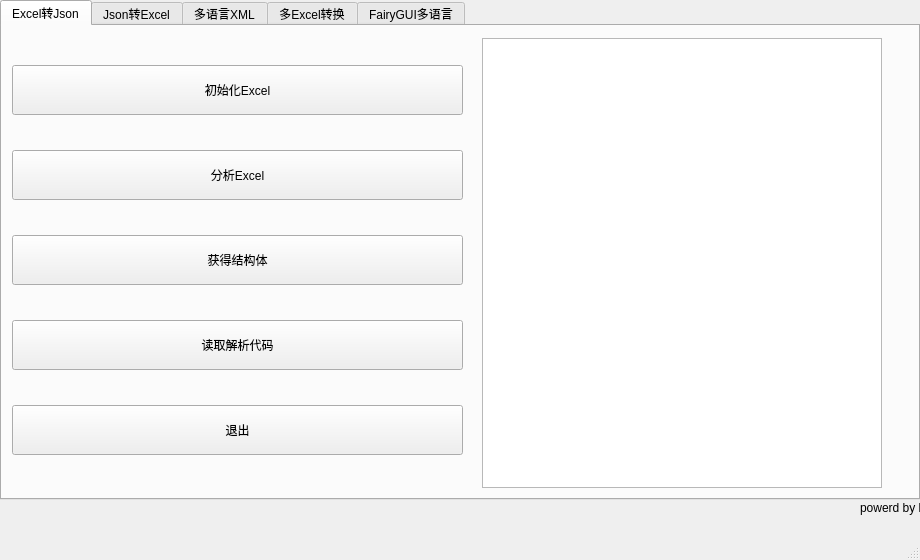
<?xml version="1.0" encoding="UTF-8"?>
<ui version="4.0">
 <class>MainWindow</class>
 <widget class="QMainWindow" name="MainWindow">
  <property name="geometry">
   <rect>
    <x>0</x>
    <y>0</y>
    <width>920</width>
    <height>560</height>
   </rect>
  </property>
  <property name="minimumSize">
   <size>
    <width>920</width>
    <height>560</height>
   </size>
  </property>
  <property name="maximumSize">
   <size>
    <width>920</width>
    <height>560</height>
   </size>
  </property>
  <property name="windowTitle">
   <string>DbtTool</string>
  </property>
  <widget class="QWidget" name="centralwidget">
   <widget class="QTabWidget" name="tabWidget">
    <property name="geometry">
     <rect>
      <x>0</x>
      <y>0</y>
      <width>920</width>
      <height>500</height>
     </rect>
    </property>
    <property name="minimumSize">
     <size>
      <width>920</width>
      <height>500</height>
     </size>
    </property>
    <property name="maximumSize">
     <size>
      <width>920</width>
      <height>500</height>
     </size>
    </property>
    <property name="currentIndex">
     <number>0</number>
    </property>
    <widget class="QWidget" name="tab_1">
     <attribute name="title">
      <string>Excel转Json</string>
     </attribute>
     <widget class="QTextBrowser" name="page1_text">
      <property name="geometry">
       <rect>
        <x>480</x>
        <y>12</y>
        <width>400</width>
        <height>450</height>
       </rect>
      </property>
     </widget>
     <widget class="QWidget" name="verticalLayoutWidget">
      <property name="geometry">
       <rect>
        <x>10</x>
        <y>10</y>
        <width>451</width>
        <height>451</height>
       </rect>
      </property>
      <layout class="QVBoxLayout" name="verticalLayout">
       <item>
        <widget class="QPushButton" name="page1_Init">
         <property name="minimumSize">
          <size>
           <width>0</width>
           <height>50</height>
          </size>
         </property>
         <property name="text">
          <string>初始化Excel</string>
         </property>
        </widget>
       </item>
       <item>
        <widget class="QPushButton" name="page1_Analysis">
         <property name="minimumSize">
          <size>
           <width>0</width>
           <height>50</height>
          </size>
         </property>
         <property name="text">
          <string>分析Excel</string>
         </property>
        </widget>
       </item>
       <item>
        <widget class="QPushButton" name="page1_Struct">
         <property name="minimumSize">
          <size>
           <width>0</width>
           <height>50</height>
          </size>
         </property>
         <property name="text">
          <string>获得结构体</string>
         </property>
        </widget>
       </item>
       <item>
        <widget class="QPushButton" name="page1_Rapdjson">
         <property name="minimumSize">
          <size>
           <width>0</width>
           <height>50</height>
          </size>
         </property>
         <property name="text">
          <string>读取解析代码</string>
         </property>
        </widget>
       </item>
       <item>
        <widget class="QPushButton" name="page1_Exit">
         <property name="minimumSize">
          <size>
           <width>0</width>
           <height>50</height>
          </size>
         </property>
         <property name="text">
          <string>退出</string>
         </property>
        </widget>
       </item>
      </layout>
     </widget>
    </widget>
    <widget class="QWidget" name="tab_2">
     <attribute name="title">
      <string>Json转Excel</string>
     </attribute>
     <widget class="QTextBrowser" name="page2_text">
      <property name="geometry">
       <rect>
        <x>480</x>
        <y>12</y>
        <width>400</width>
        <height>450</height>
       </rect>
      </property>
      <property name="html">
       <string>&lt;!DOCTYPE HTML PUBLIC &quot;-//W3C//DTD HTML 4.0//EN&quot; &quot;http://www.w3.org/TR/REC-html40/strict.dtd&quot;&gt;
&lt;html&gt;&lt;head&gt;&lt;meta name=&quot;qrichtext&quot; content=&quot;1&quot; /&gt;&lt;style type=&quot;text/css&quot;&gt;
p, li { white-space: pre-wrap; }
&lt;/style&gt;&lt;/head&gt;&lt;body style=&quot; font-family:'SimSun'; font-size:9pt; font-weight:400; font-style:normal;&quot;&gt;
&lt;p style=&quot; margin-top:0px; margin-bottom:0px; margin-left:0px; margin-right:0px; -qt-block-indent:0; text-indent:0px;&quot;&gt;[&lt;/p&gt;
&lt;p style=&quot; margin-top:0px; margin-bottom:0px; margin-left:0px; margin-right:0px; -qt-block-indent:0; text-indent:0px;&quot;&gt;     {&lt;/p&gt;
&lt;p style=&quot; margin-top:0px; margin-bottom:0px; margin-left:0px; margin-right:0px; -qt-block-indent:0; text-indent:0px;&quot;&gt;         &amp;quot;a&amp;quot; : 1,&lt;/p&gt;
&lt;p style=&quot; margin-top:0px; margin-bottom:0px; margin-left:0px; margin-right:0px; -qt-block-indent:0; text-indent:0px;&quot;&gt;         &amp;quot;b&amp;quot; : &amp;quot;123&amp;quot;&lt;/p&gt;
&lt;p style=&quot; margin-top:0px; margin-bottom:0px; margin-left:0px; margin-right:0px; -qt-block-indent:0; text-indent:0px;&quot;&gt;     },&lt;/p&gt;
&lt;p style=&quot; margin-top:0px; margin-bottom:0px; margin-left:0px; margin-right:0px; -qt-block-indent:0; text-indent:0px;&quot;&gt;     {&lt;/p&gt;
&lt;p style=&quot; margin-top:0px; margin-bottom:0px; margin-left:0px; margin-right:0px; -qt-block-indent:0; text-indent:0px;&quot;&gt;         &amp;quot;c&amp;quot; : 2,&lt;/p&gt;
&lt;p style=&quot; margin-top:0px; margin-bottom:0px; margin-left:0px; margin-right:0px; -qt-block-indent:0; text-indent:0px;&quot;&gt;         &amp;quot;d&amp;quot; : &amp;quot;356&amp;quot;&lt;/p&gt;
&lt;p style=&quot; margin-top:0px; margin-bottom:0px; margin-left:0px; margin-right:0px; -qt-block-indent:0; text-indent:0px;&quot;&gt;     } &lt;/p&gt;
&lt;p style=&quot; margin-top:0px; margin-bottom:0px; margin-left:0px; margin-right:0px; -qt-block-indent:0; text-indent:0px;&quot;&gt;]&lt;/p&gt;&lt;/body&gt;&lt;/html&gt;</string>
      </property>
      <property name="placeholderText">
       <string/>
      </property>
     </widget>
     <widget class="QWidget" name="verticalLayoutWidget_2">
      <property name="geometry">
       <rect>
        <x>10</x>
        <y>10</y>
        <width>451</width>
        <height>451</height>
       </rect>
      </property>
      <layout class="QVBoxLayout" name="verticalLayout_2">
       <item>
        <widget class="QPushButton" name="page2_GetExcel">
         <property name="minimumSize">
          <size>
           <width>0</width>
           <height>50</height>
          </size>
         </property>
         <property name="text">
          <string>生成Excel</string>
         </property>
        </widget>
       </item>
       <item>
        <widget class="QPushButton" name="page2_Exit">
         <property name="minimumSize">
          <size>
           <width>0</width>
           <height>50</height>
          </size>
         </property>
         <property name="text">
          <string>退出</string>
         </property>
        </widget>
       </item>
      </layout>
     </widget>
    </widget>
    <widget class="QWidget" name="tab_3">
     <attribute name="title">
      <string>多语言XML</string>
     </attribute>
     <widget class="QWidget" name="verticalLayoutWidget_5">
      <property name="geometry">
       <rect>
        <x>270</x>
        <y>30</y>
        <width>321</width>
        <height>401</height>
       </rect>
      </property>
      <layout class="QVBoxLayout" name="verticalLayout_5">
       <item>
        <widget class="QLineEdit" name="page3_XMLPath">
         <property name="minimumSize">
          <size>
           <width>0</width>
           <height>50</height>
          </size>
         </property>
         <property name="maximumSize">
          <size>
           <width>16777215</width>
           <height>50</height>
          </size>
         </property>
         <property name="placeholderText">
          <string>单语言XML输入路径</string>
         </property>
        </widget>
       </item>
       <item>
        <widget class="QLineEdit" name="page3_ExcelPath">
         <property name="minimumSize">
          <size>
           <width>0</width>
           <height>50</height>
          </size>
         </property>
         <property name="maximumSize">
          <size>
           <width>16777215</width>
           <height>50</height>
          </size>
         </property>
         <property name="placeholderText">
          <string>多语言Excel输入路径</string>
         </property>
        </widget>
       </item>
       <item>
        <widget class="QLineEdit" name="page3_XMLCreatePath">
         <property name="minimumSize">
          <size>
           <width>0</width>
           <height>50</height>
          </size>
         </property>
         <property name="maximumSize">
          <size>
           <width>16777215</width>
           <height>50</height>
          </size>
         </property>
         <property name="placeholderText">
          <string>多语言XML生成路径</string>
         </property>
        </widget>
       </item>
       <item>
        <widget class="QPushButton" name="page3_XmlToExcel">
         <property name="minimumSize">
          <size>
           <width>0</width>
           <height>50</height>
          </size>
         </property>
         <property name="text">
          <string>解析单语言XML</string>
         </property>
        </widget>
       </item>
       <item>
        <widget class="QPushButton" name="page3_ExcelToXml">
         <property name="minimumSize">
          <size>
           <width>0</width>
           <height>50</height>
          </size>
         </property>
         <property name="text">
          <string>解析多语言Excel</string>
         </property>
        </widget>
       </item>
       <item>
        <widget class="QPushButton" name="page3_Exit">
         <property name="minimumSize">
          <size>
           <width>0</width>
           <height>50</height>
          </size>
         </property>
         <property name="text">
          <string>退出</string>
         </property>
        </widget>
       </item>
      </layout>
     </widget>
    </widget>
    <widget class="QWidget" name="tab_4">
     <attribute name="title">
      <string>多Excel转换</string>
     </attribute>
     <widget class="QWidget" name="verticalLayoutWidget_6">
      <property name="geometry">
       <rect>
        <x>270</x>
        <y>30</y>
        <width>321</width>
        <height>401</height>
       </rect>
      </property>
      <layout class="QVBoxLayout" name="verticalLayout_6">
       <item>
        <widget class="QLineEdit" name="page4_ExcelPath">
         <property name="minimumSize">
          <size>
           <width>0</width>
           <height>50</height>
          </size>
         </property>
         <property name="sizeIncrement">
          <size>
           <width>0</width>
           <height>50</height>
          </size>
         </property>
         <property name="text">
          <string/>
         </property>
         <property name="placeholderText">
          <string>多Excel文件夹输入路径</string>
         </property>
        </widget>
       </item>
       <item>
        <widget class="QLineEdit" name="page4_CreatePath">
         <property name="minimumSize">
          <size>
           <width>0</width>
           <height>50</height>
          </size>
         </property>
         <property name="sizeIncrement">
          <size>
           <width>0</width>
           <height>50</height>
          </size>
         </property>
         <property name="text">
          <string/>
         </property>
         <property name="placeholderText">
          <string>生成文件夹输出路径</string>
         </property>
        </widget>
       </item>
       <item>
        <widget class="QPushButton" name="Page4_Create">
         <property name="minimumSize">
          <size>
           <width>0</width>
           <height>50</height>
          </size>
         </property>
         <property name="maximumSize">
          <size>
           <width>16777215</width>
           <height>50</height>
          </size>
         </property>
         <property name="sizeIncrement">
          <size>
           <width>0</width>
           <height>0</height>
          </size>
         </property>
         <property name="text">
          <string>开始生成</string>
         </property>
        </widget>
       </item>
       <item>
        <widget class="QPushButton" name="Page4_Exit">
         <property name="minimumSize">
          <size>
           <width>0</width>
           <height>50</height>
          </size>
         </property>
         <property name="maximumSize">
          <size>
           <width>16777215</width>
           <height>50</height>
          </size>
         </property>
         <property name="text">
          <string>退出</string>
         </property>
        </widget>
       </item>
      </layout>
     </widget>
    </widget>
    <widget class="QWidget" name="tab_5">
     <attribute name="title">
      <string>FairyGUI多语言</string>
     </attribute>
     <widget class="QWidget" name="verticalLayoutWidget_7">
      <property name="geometry">
       <rect>
        <x>270</x>
        <y>30</y>
        <width>321</width>
        <height>401</height>
       </rect>
      </property>
      <layout class="QVBoxLayout" name="verticalLayout_7">
       <item>
        <widget class="QLineEdit" name="page5_XMLPath">
         <property name="minimumSize">
          <size>
           <width>0</width>
           <height>50</height>
          </size>
         </property>
         <property name="sizeIncrement">
          <size>
           <width>0</width>
           <height>50</height>
          </size>
         </property>
         <property name="text">
          <string/>
         </property>
         <property name="placeholderText">
          <string>单语言XML路径</string>
         </property>
        </widget>
       </item>
       <item>
        <widget class="QLineEdit" name="page5_ExcelPath">
         <property name="minimumSize">
          <size>
           <width>0</width>
           <height>50</height>
          </size>
         </property>
         <property name="sizeIncrement">
          <size>
           <width>0</width>
           <height>50</height>
          </size>
         </property>
         <property name="text">
          <string/>
         </property>
         <property name="placeholderText">
          <string>多语言Excel生成路径</string>
         </property>
        </widget>
       </item>
       <item>
        <widget class="QLineEdit" name="page5_CreateXmlPath">
         <property name="minimumSize">
          <size>
           <width>0</width>
           <height>50</height>
          </size>
         </property>
         <property name="sizeIncrement">
          <size>
           <width>0</width>
           <height>50</height>
          </size>
         </property>
         <property name="text">
          <string/>
         </property>
         <property name="placeholderText">
          <string>多语言XML生成路径</string>
         </property>
        </widget>
       </item>
       <item>
        <widget class="QPushButton" name="page5_AnalysisXML">
         <property name="minimumSize">
          <size>
           <width>0</width>
           <height>50</height>
          </size>
         </property>
         <property name="maximumSize">
          <size>
           <width>16777215</width>
           <height>50</height>
          </size>
         </property>
         <property name="sizeIncrement">
          <size>
           <width>0</width>
           <height>0</height>
          </size>
         </property>
         <property name="text">
          <string>解析单语言XML</string>
         </property>
        </widget>
       </item>
       <item>
        <widget class="QPushButton" name="page5_AnalysisExcel">
         <property name="minimumSize">
          <size>
           <width>0</width>
           <height>50</height>
          </size>
         </property>
         <property name="maximumSize">
          <size>
           <width>16777215</width>
           <height>50</height>
          </size>
         </property>
         <property name="sizeIncrement">
          <size>
           <width>0</width>
           <height>0</height>
          </size>
         </property>
         <property name="text">
          <string>解析多语言Excel</string>
         </property>
        </widget>
       </item>
       <item>
        <widget class="QPushButton" name="page5_Exit">
         <property name="minimumSize">
          <size>
           <width>0</width>
           <height>50</height>
          </size>
         </property>
         <property name="maximumSize">
          <size>
           <width>16777215</width>
           <height>50</height>
          </size>
         </property>
         <property name="text">
          <string>退出</string>
         </property>
        </widget>
       </item>
      </layout>
     </widget>
    </widget>
   </widget>
   <widget class="QLabel" name="label">
    <property name="geometry">
     <rect>
      <x>860</x>
      <y>500</y>
      <width>121</width>
      <height>16</height>
     </rect>
    </property>
    <property name="text">
     <string>powerd by liucong</string>
    </property>
   </widget>
  </widget>
  <widget class="QMenuBar" name="menubar">
   <property name="geometry">
    <rect>
     <x>0</x>
     <y>0</y>
     <width>920</width>
     <height>23</height>
    </rect>
   </property>
  </widget>
  <widget class="QStatusBar" name="statusbar"/>
 </widget>
 <resources/>
 <connections/>
</ui>
